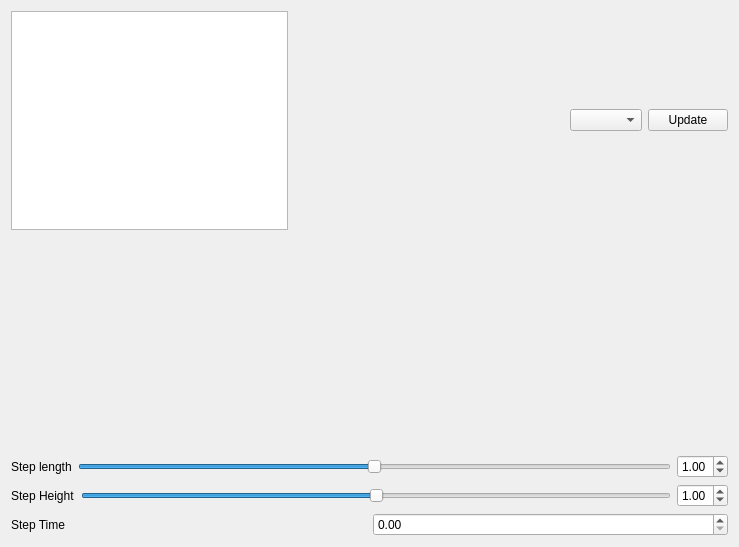
<?xml version="1.0" encoding="UTF-8"?>
<ui version="4.0">
 <class>test1</class>
 <widget class="QWidget" name="test1">
  <property name="geometry">
   <rect>
    <x>0</x>
    <y>0</y>
    <width>739</width>
    <height>547</height>
   </rect>
  </property>
  <property name="windowTitle">
   <string>Form</string>
  </property>
  <layout class="QHBoxLayout" name="horizontalLayout_5">
   <item>
    <layout class="QVBoxLayout" name="verticalLayout_2">
     <property name="sizeConstraint">
      <enum>QLayout::SetMaximumSize</enum>
     </property>
     <item>
      <layout class="QHBoxLayout" name="horizontalLayout">
       <item>
        <widget class="QTextEdit" name="current_state_text_edit">
         <property name="minimumSize">
          <size>
           <width>0</width>
           <height>207</height>
          </size>
         </property>
        </widget>
       </item>
       <item>
        <spacer name="horizontalSpacer">
         <property name="orientation">
          <enum>Qt::Horizontal</enum>
         </property>
         <property name="sizeHint" stdset="0">
          <size>
           <width>40</width>
           <height>20</height>
          </size>
         </property>
        </spacer>
       </item>
       <item>
        <widget class="QComboBox" name="next_state_combo_box"/>
       </item>
       <item>
        <widget class="QPushButton" name="update_next_state_push_button">
         <property name="text">
          <string>Update</string>
         </property>
        </widget>
       </item>
      </layout>
     </item>
     <item>
      <spacer name="verticalSpacer">
       <property name="orientation">
        <enum>Qt::Vertical</enum>
       </property>
       <property name="sizeHint" stdset="0">
        <size>
         <width>20</width>
         <height>40</height>
        </size>
       </property>
      </spacer>
     </item>
     <item>
      <layout class="QVBoxLayout" name="ParameterEditLayout">
       <item>
        <layout class="QHBoxLayout" name="horizontalLayout_2">
         <item>
          <widget class="QLabel" name="label">
           <property name="text">
            <string>Step length</string>
           </property>
          </widget>
         </item>
         <item>
          <widget class="QSlider" name="step_length_slider">
           <property name="maximum">
            <number>100</number>
           </property>
           <property name="value">
            <number>50</number>
           </property>
           <property name="orientation">
            <enum>Qt::Horizontal</enum>
           </property>
          </widget>
         </item>
         <item>
          <widget class="QDoubleSpinBox" name="max_step_length_double_spin_box">
           <property name="toolTip">
            <string extracomment="Max length in meters"/>
           </property>
           <property name="maximum">
            <double>2.000000000000000</double>
           </property>
           <property name="singleStep">
            <double>0.100000000000000</double>
           </property>
           <property name="value">
            <double>1.000000000000000</double>
           </property>
          </widget>
         </item>
        </layout>
       </item>
       <item>
        <layout class="QHBoxLayout" name="horizontalLayout_3">
         <item>
          <widget class="QLabel" name="label_2">
           <property name="text">
            <string>Step Height</string>
           </property>
          </widget>
         </item>
         <item>
          <widget class="QSlider" name="step_height_slider">
           <property name="maximum">
            <number>100</number>
           </property>
           <property name="value">
            <number>50</number>
           </property>
           <property name="orientation">
            <enum>Qt::Horizontal</enum>
           </property>
          </widget>
         </item>
         <item>
          <widget class="QDoubleSpinBox" name="max_step_height_double_spin_box">
           <property name="toolTip">
            <string extracomment="Max height in meters"/>
           </property>
           <property name="maximum">
            <double>2.000000000000000</double>
           </property>
           <property name="singleStep">
            <double>0.100000000000000</double>
           </property>
           <property name="value">
            <double>1.000000000000000</double>
           </property>
          </widget>
         </item>
        </layout>
       </item>
       <item>
        <layout class="QHBoxLayout" name="horizontalLayout_4">
         <item>
          <widget class="QLabel" name="label_3">
           <property name="text">
            <string>Step Time</string>
           </property>
          </widget>
         </item>
         <item>
          <widget class="QDoubleSpinBox" name="step_time_double_spin_box">
           <property name="maximum">
            <double>10.000000000000000</double>
           </property>
           <property name="singleStep">
            <double>0.500000000000000</double>
           </property>
          </widget>
         </item>
        </layout>
       </item>
      </layout>
     </item>
    </layout>
   </item>
  </layout>
 </widget>
 <resources/>
 <connections/>
</ui>
